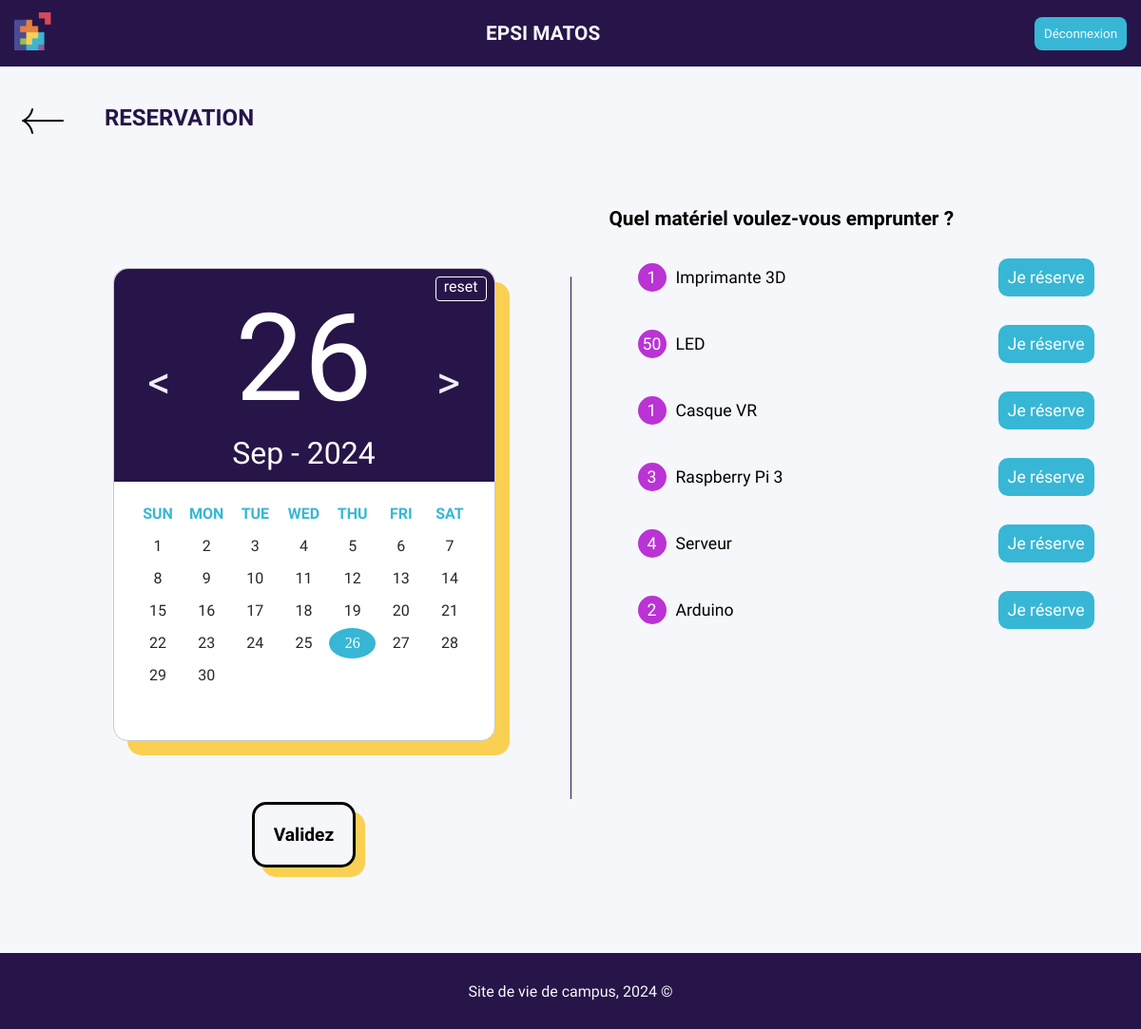
The page /reservation (signed in) on the database its author committed.
### tables this page shows
CREATE TABLE materiel(
    id INTEGER PRIMARY KEY AUTOINCREMENT,
    nom TEXT NOT NULL,
    stock INTEGER
);

### controllers/reservation_controller.py (the view)
@reservation_bp.route('/reservation')
def reservation():
    if 'authentifie' in session and session['authentifie']:
        today = datetime.now().strftime('%Y-%m-%d')
        available_materials = get_available_materials(today)
        return render_template('reservation.html', available_materials=available_materials)
    else:
        return redirect('/')

### models/reservation_model.py (called while the page is built)
def get_available_materials(date):
    conn = sqlite3.connect('database/database.db')
    cursor = conn.cursor()
    query = '''
    SELECT m.nom, m.stock - IFNULL(COUNT(r.id_materiel), 0) AS disponible
    FROM materiel m
    LEFT JOIN reservation r ON m.id = r.id_materiel
    AND r.date_emprunt = ?
    GROUP BY m.id
    '''
    cursor.execute(query, (date,))
    available_materials = cursor.fetchall()
    conn.close()
    return available_materials

### templates/reservation.html (shortened to what this page needs)
<!DOCTYPE html>
<html lang="en">
<head>
    <link rel="stylesheet" href="static/css/reservation.css" />
    <link rel="stylesheet" href="static/css/calendrier.css" />
    <link
        rel="stylesheet"
        href="https://cdnjs.cloudflare.com/ajax/libs/font-awesome/6.0.0-beta3/css/all.min.css"
    />
</head>
<body>
    {% include 'header.html' %}
    <div class="title-return">
        <a href="/" class="back-button">&#8592;</a>
        <div class="page-title">RESERVATION</div>
    </div>
    <div class="container">
        <div class="section">
            <div class="elegant-calencar">
                <p id="reset">reset</p>
                <div id="header" class="clearfix">
                    <div class="pre-button"><</div>
                    <div class="head-info">
                        <div class="head-day"></div>
                        <div class="head-month"></div>
                    </div>
                    <div class="next-button">></div>
                </div>
                <table id="calendar">
            <thead>
              <tr>
                <th>Sun</th>
                <th>Mon</th>
                <th>Tue</th>
                <th>Wed</th>
                <th>Thu</th>
                <th>Fri</th>
                <th>Sat</th>
              </tr>
            </thead>
            <tbody>
              <tr>
                <td></td>
                <td></td>
                <td></td>
                <td></td>
                <td></td>
                <td></td>
                <td></td>
              </tr>
              <tr>
                <td></td>
                <td></td>
                <td></td>
                <td></td>
                <td></td>
                <td></td>
                <td></td>
              </tr>
              <tr>
                <td></td>
                <td></td>
                <td></td>
                <td></td>
                <td></td>
                <td></td>
                <td></td>
              </tr>
              <tr>
                <td></td>
                <td></td>
                <td></td>
                <td></td>
                <td></td>
                <td></td>
                <td></td>
              </tr>
              <tr>
                <td></td>
                <td></td>
                <td></td>
                <td></td>
                <td></td>
                <td></td>
                <td></td>
              </tr>
              <tr>
                <td></td>
                <td></td>
                <td></td>
                <td></td>
                <td></td>
                <td></td>
                <td></td>
              </tr>
            </tbody>
          </table>
        </div>
        <button class="custom-container" type="button" onclick="submitReservation()">Validez</button>
      </div>
      <div class="section section-left">
          <h2 class="header-title">Quel matériel voulez-vous emprunter ?</h2>
          <form id="reservation-form" method="POST" action="/confirm_reservation">
              {% include 'material_availability.html' %}
          </form>
      </div>
  </div>
</body>
<footer>
  {% include 'footer.html' %}
</footer>
</html>

### templates/material_availability.html
<div id="material-availability">
  {% for materiel in available_materials %}
  <div class="row">
    <div class="circle">{{ materiel[1] }}</div>
    <div class="row-text">{{ materiel[0] }}</div>
    {% if materiel[1] > 0 %}
    <button type="button" onclick="selectMaterial('{{ materiel[0] }}', this)">Je réserve</button>
    {% else %}
    <button disabled class="button_unavailable">Indisponible</button>
    {% endif %}
  </div>
  {% endfor %}
</div>

### static/css/reservation.css (style rules this page uses)
body { margin: 0; padding: 0; font-family: Arial, Helvetica, sans-serif; }
.container { display: flex; justify-content: center; }
.section { width: 40%; padding: 20px; margin: 20px; text-align: center; }
.row { display: flex; justify-content: space-between; align-items: center; width: 100%; margin: 30px; }
.circle { font-size: 1.1rem; width: 30px; height: 30px; border-radius: 50%; background-color: var(--light-purple); color: white; display: flex; align-items: center; justify-content: center; margin-right: 10px; }
.row-text { flex-grow: 1; text-align: left; font-size: 1.1rem; }
.row button { font-size: 1.1rem; padding: 10px; background-color: var(--blue); color: white; border: none; cursor: pointer; border-radius: 10px; transition: ease-in-out 0.2s; }
.header-title { font-size: 1.3rem; text-align: start; }

### static/css/calendrier.css (style rules this page uses)
table { border-spacing: 2px; }
.clearfix:before, .clearfix:after { content: " "; display: table; }
.clearfix:after { clear: both; }
.clearfix { zoom: 1; }
a, a:hover { text-decoration: none; }
body { font-family: Arial, Helvetica, sans-serif; -webkit-user-select: none; -moz-user-select: none; -ms-user-select: none; user-select: none; }
.elegant-calencar { width: 25em; height: 31em; border: 1px solid #c9c9c9; -webkit-box-shadow: 0 0 5px #c9c9c9; box-shadow: 0 0 5px #c9c9c9; text-align: center; margin: 4em auto; position: relative; border-radius: 15px; box-shadow: 15px 15px #FAD053; background-color: white; }
#header { font-family: 'HelveticaNeue-UltraLight', 'Helvetica Neue UltraLight', 'Helvetica Neue', Arial, Helvetica, sans-serif; height: 14em; background-color: #271549; margin-bottom: 1em; border-radius: 15px 15px 0 0; }
.pre-button, .next-button { margin-top: 2em; font-size: 3em; -webkit-transition: -webkit-transform 0.5s; transition: transform 0.5s; cursor: pointer; width: 1em; height: 1em; line-height: 1em; color: #EEEFF3; border-radius: 50%; }
.pre-button { float: left; margin-left: 0.5em; }
.next-button { float: right; margin-right: 0.5em; }
.head-info { float: left; width: 16em; }
.head-day { margin-top: 30px; font-size: 8em; line-height: 1; color: #fff; }
.head-month { margin-top: 20px; font-size: 2em; line-height: 1; color: #fff; }
#calendar { width: 90%; margin: 0 auto; }
#calendar tr { height: 2em; line-height: 2em; }
thead tr { color: #37B7D5; font-weight: 700; text-transform: uppercase; }
tbody tr { color: #252a25; }
tbody td { width: 14%; border-radius: 50%; cursor: pointer; -webkit-transition:all 0.2s ease-in; transition:all 0.2s ease-in; }
#today { background-color: #37B7D5; color: #fff; font-family: serif; border-radius: 50%; }
#disabled { cursor: default; background: #fff; }
#reset { display: block; position: absolute; right: 0.5em; top: 0.5em; z-index: 999; color: #fff; font-family: serif; cursor: pointer; padding: 0 0.5em; height: 1.5em; border: 0.1em solid #fff; border-radius: 4px; -webkit-transition: all 0.3s ease; transition: all 0.3s ease; font-family: 'Source Sans 3', sans-serif; }

### static/css/theme.css (style rules this page uses)
:root { --deep-purple: #271549; --blue: #37B7D5; --dark-blue: #247588; --yellow: #FAD053; --orange: #FF6900; --white: #f6f7fb; --black: #000000; --pink: #DA4759; --light-purple: #BA33D4; --light-grey: #F0F0F0; --grey: #C6C6C6; --dark-grey: #6F6F6F; }
* { font-family: 'Source Sans 3', sans-serif; margin: 0; padding: 0; }
body { background-color: var(--white); height: 95vh; }
a { text-decoration: none; color: var(--black); }
.custom-container { border-radius: 15px; background-color: var(--white); border: 3px var(--black) solid; font-size: 1.2em; font-weight: 600; text-align: center; align-content: center; padding: 20px; box-shadow: 10px 10px var(--yellow); transition: ease-in-out 0.3s; }
.page-title { margin: 40px 0; padding-left: 40px; font-size: 1.5rem; font-weight: 700; color: var(--deep-purple); text-align: start; }
.title-return { display: flex; }
.back-button { margin: 25px 0 0 20px; font-family: math; font-size: 50px; color: var(--black); text-decoration: none; background: none; border: none; }

### rows shown on the page
materiel: materiel "1", nom "Imprimante 3D"
materiel: stock "50", nom "LED"
materiel: stock "1", nom "Casque VR"
materiel: stock "3", nom "Raspberry Pi 3"
materiel: stock "4", nom "Serveur"
materiel: stock "2", nom "Arduino"
